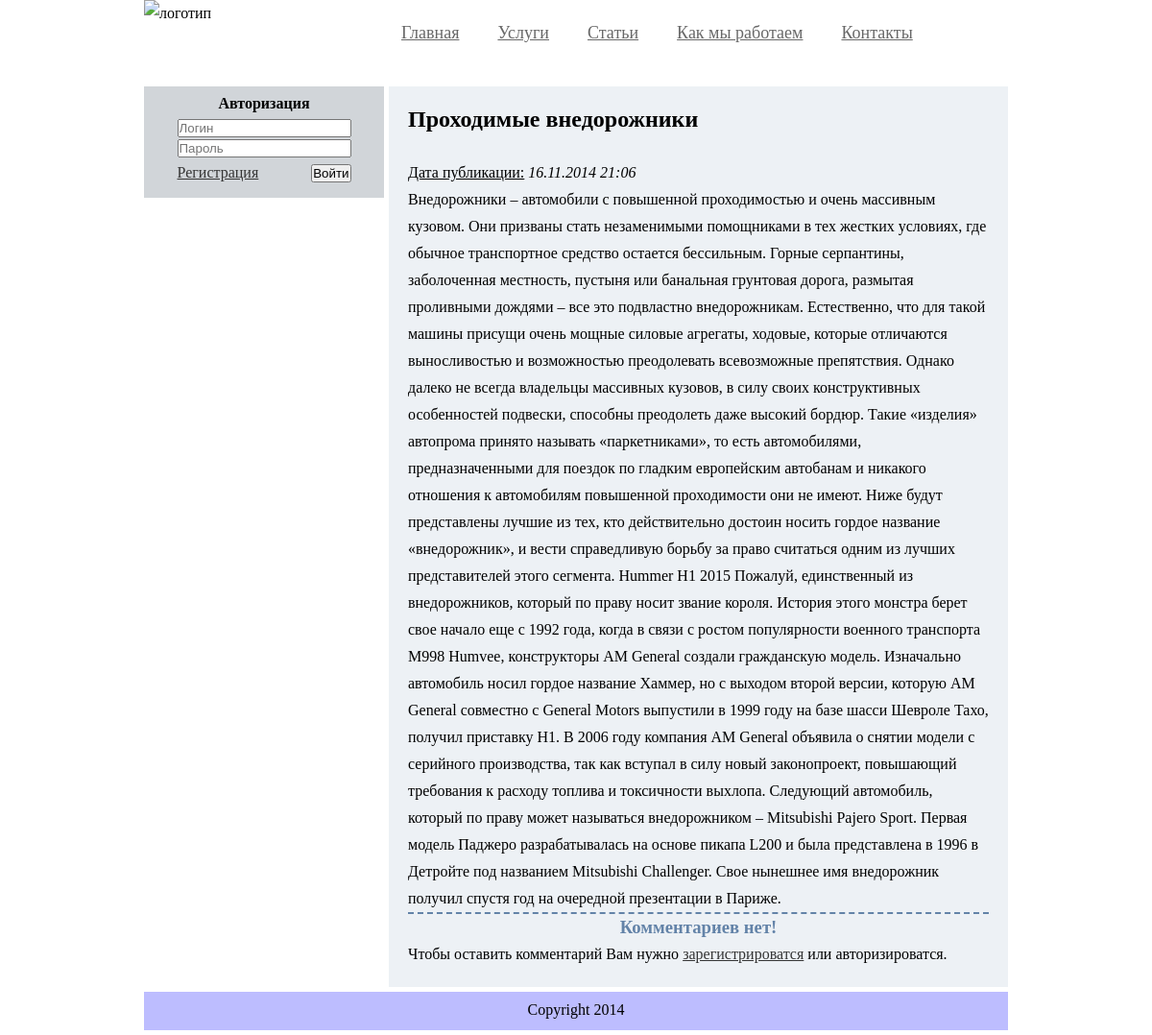
The app's page /prokatcar.loc/index.php?option=view&station=2 with its own data.
### tables this page shows
CREATE TABLE IF NOT EXISTS `station` (
  `id` int(11) NOT NULL AUTO_INCREMENT,
  `title` text NOT NULL,
  `intro_text` text NOT NULL,
  `full_text` text NOT NULL,
  `date` varchar(32) NOT NULL,
  PRIMARY KEY (`id`)
);

### prokatcar.loc/classes/view.php (the view, shortened to what this page needs)
<?php
	class view extends ACore{
		public function get_content(){
			echo '<div class="content_content">';
			if(!$_GET['station']){
				exit ("Не правильный адресс!");
			}
			else{
				if(!$station = (int)($_GET['station'])){
					echo "Нет такой статьи!";
				}
				else{
					if(!$station){
						echo "Не коректные данные для вывода статьи!";
					}
					else {
						$query = "SELECT title,date,full_text FROM station WHERE id='$station'";
						$query2 = "SELECT title,date,full_text FROM station";
						$result2 = mysql_query($query2);
						$result = mysql_query($query);
					}
						$koll = mysql_num_rows($result2);
						if($station > $koll){
							echo "Нет такой статьи!";
						}
						else{
							$row = mysql_fetch_array($result,MYSQL_ASSOC);
							printf ("<div style='border-bottom: 2px dashed #6383A8;'><h2>%s</h2></br>
							<u>Дата публикации:</u> <i>%s</i></br>
							<span>%s</span></br></div>
							",$row['title'],$row['date'],$row['full_text']);
							$query_comment = "SELECT id,text_comment,login_comment,id_station_comment,date_comment FROM comment_station WHERE id_station_comment='$station' ORDER BY id DESC";
							$result_comment = mysql_query($query_comment);
							$koll_comment = mysql_num_rows($result_comment);
							if(!$result_comment){
								exit(mysql_error());
							}
							else{
								if($koll_comment < 1 ){
									echo "<h3 style='text-align:center; color:#6383A8;'>Комментариев нет!</h3>";
								}
							}
							if($_SESSION['login']){
								if(!empty($_POST['int_comment'])){
									$text_comment = htmlspecialchars(strip_tags($_POST['text_comment_ins']));
									$login = ($_SESSION['login']);
									$station = trim(strip_tags($_GET['station']));
									$date = date("d.m.Y G:i");
									$result_comment_ins = mysql_query("INSERT INTO comment_station (text_comment, login_comment, id_station_comment, date_comment) VALUES ('$text_comment', '$login', '$station', '$date')");
									if($result_comment_ins == 'true'){
										echo "Вы удачно добавили комментарий!";
									}
								}
								echo "
									<div style='margin-left:40px;'>
										<form action='' method='POST'>
											<textarea name='text_comment_ins' placeholder='Ваш комментарий' cols='78' rows='5' style='margin-bottom:3px;'></textarea></br>
											<input type='submit' name='int_comment' value='Добавить комментарий'/>
										</form>
									</div>";
							}
							else{
								echo "Чтобы оставить комментарий Вам нужно <a href='/?option=reg'>зарегистрироватся</a> или авторизироватся.";
							}
						}
				}
			}
			echo '</div>';
		}
	}
?>

### prokatcar.loc/css/style.css (style rules this page uses)
* { margin: 0; padding: 0; }
a { text-decoration: underline; color: #353535; }
body { line-height: 1.75em; background: #fff; width: 900px; margin: 0 auto; }
.content_content { margin-left: 255px; padding: 20px; background-color: #EDF1F5; min-height:450px; }

### records on screen
station: title "Проходимые внедорожники", date "16.11.2014 21:06", full_text "Внедорожники – автомобили с повышенной проходимостью и очень массивным кузовом. Они призваны стать незаменимыми помощниками в тех жестких условиях, где обычное транспортное средство остается бессильным. Горные серпантины, заболоченная местность, пустыня или банальная грунтовая дорога, размытая проливными дождями – все это подвластно внедорожникам. Естественно, что для такой машины присущи очень мощные силовые агрегаты, ходовые, которые отличаются выносливостью и возможностью преодолевать всевозможные препятствия. Однако далеко не всегда владельцы массивных кузовов, в силу своих конструктивных особенностей подвески, способны преодолеть даже высокий бордюр. Такие «изделия» автопрома принято…"
